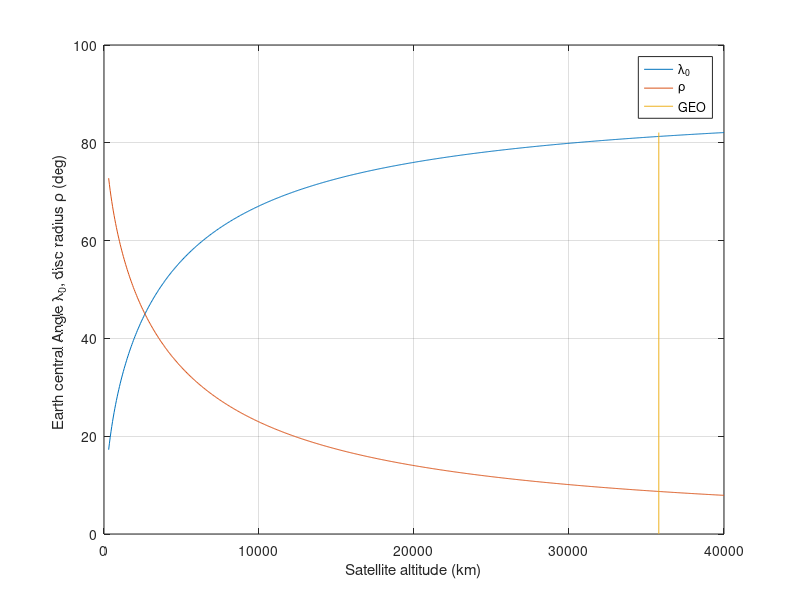
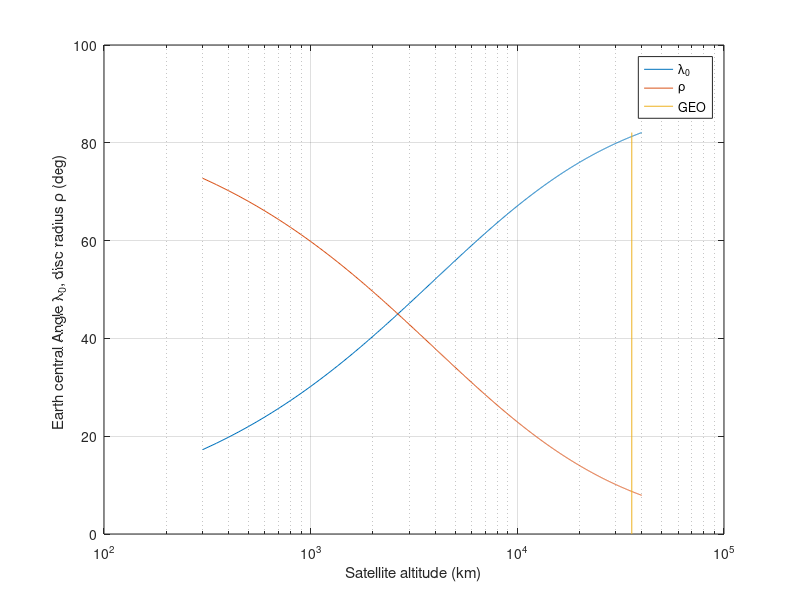

These figures' MATLAB source, in order:
% Parameters
Req  = 6378.137;		% km, equatorial radius of the earth   
sma = 42171.798;  		% km, semi-major axis of orbit

% Earth disc and central angle to the horizon: Sec. 5.2 Wertz and Larson

h_GEO  = sma - Req;		% GEO altitude

% Earth central angle and disc radius variation with height

Lamda0 = NaN(1,795);
Rho    = NaN(1,795);

Height = 300:50:40000;		% height km
J      = 795;			% no. of points in Height

SMA    = Req + Height;

for j = 1:J
    Lamda0(1,j) = acos( Req / SMA(1,j)) * 180/pi;
    Rho(1,j)    = 90 - Lamda0(1,j);
end

%%%%%%%%%%%%%%%%%%%% Plots %%%%%%%%%%%%%%%%%%%%

figure (1)
plot (Height, Lamda0, Height, Rho, [h_GEO,  h_GEO], [0, Lamda0(1,J)])
xlabel ('Satellite altitude (km)')
ylabel ('Earth central Angle \lambda_0, disc radius \rho (deg) ')
legend ('\lambda_0','\rho','GEO')
grid on

figure(2)
semilogx(Height, Lamda0, Height, Rho, [h_GEO,  h_GEO], [0, Lamda0(1,J)])
xlabel ('Satellite altitude (km)')
ylabel ('Earth central Angle \lambda_0, disc radius \rho (deg) ')
legend ('\lambda_0','\rho','GEO')
grid on